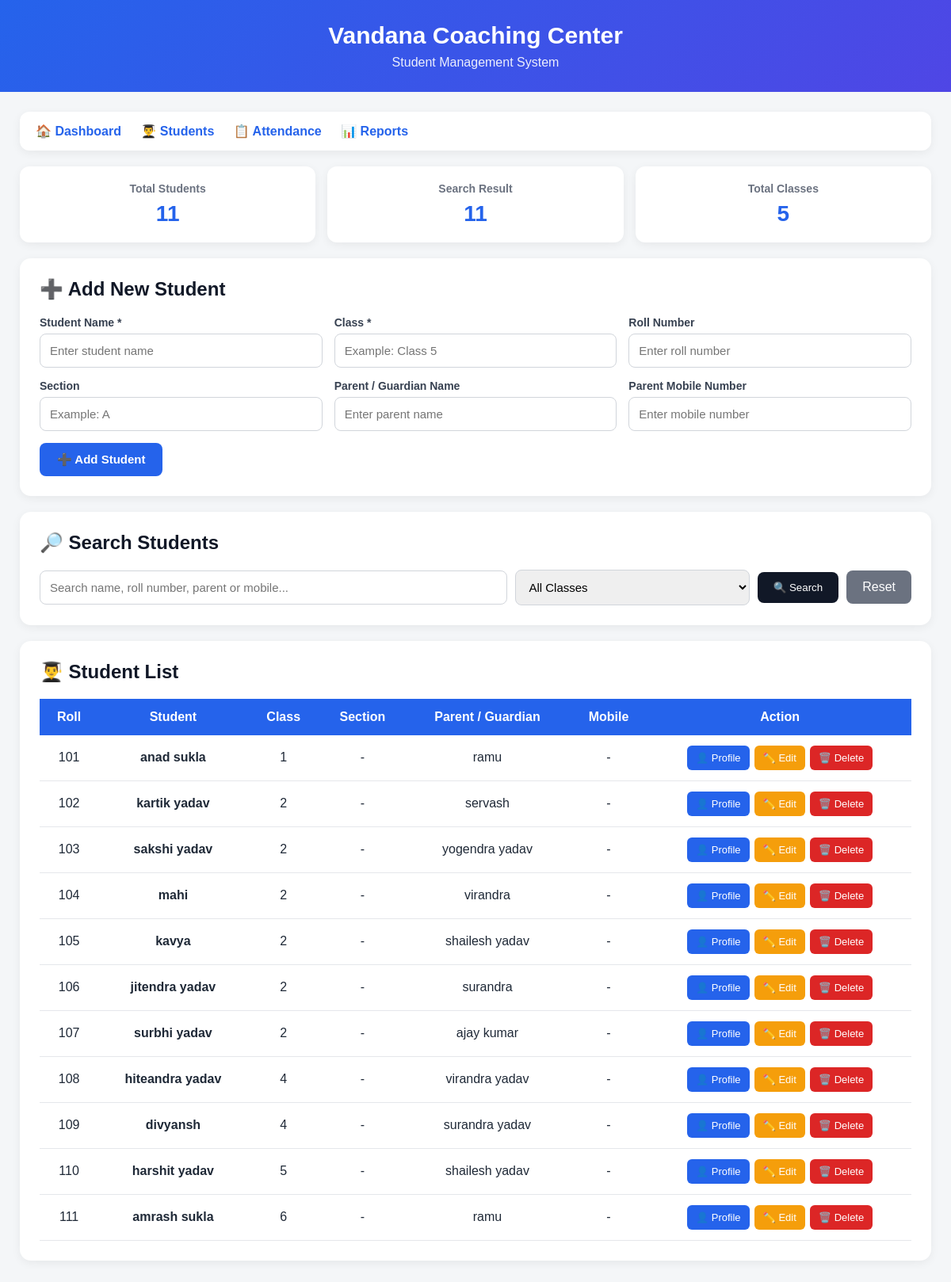
The app's page /students (signed in) with its own data.
### tables this page shows
CREATE TABLE students (
            id INTEGER PRIMARY KEY AUTOINCREMENT,
            name TEXT NOT NULL,
            class_name TEXT NOT NULL,
            roll_number TEXT
        , guardian_name TEXT, guardian_phone TEXT, section TEXT);

### app.py (the view, shortened to what this page needs)
@app.route("/students")
@teacher_or_hod_required
def students():
    search = request.args.get(
        "search",
        ""
    ).strip()
    selected_class = request.args.get(
        "class_name",
        ""
    ).strip()
    conn = get_db_connection()
    query = """
        SELECT *
        FROM students
        WHERE 1=1
    """
    params = []
    query += """
        ORDER BY
            class_name,
            roll_number,
            name
    """
    students_list = conn.execute(
        query,
        params
    ).fetchall()
    classes = conn.execute("""
        SELECT DISTINCT class_name
        FROM students
        ORDER BY class_name
    """).fetchall()
    conn.close()
    return render_template(
        "students.html",
        students=students_list,
        classes=classes,
        search=search,
        selected_class=
            selected_class
    )

### app.py (called while the page is built, shortened)
def get_db_connection():
    conn = sqlite3.connect(DATABASE)
    conn.row_factory = sqlite3.Row
    return conn

def role_required(*allowed_roles):
    def decorator(view_func):
        @wraps(view_func)
        def wrapped_view(*args, **kwargs):
            user_role = session.get("role")
            return view_func(*args, **kwargs)
        return wrapped_view
    return decorator

### templates/students.html (shortened to what this page needs)
<!DOCTYPE html>
<html lang="en">
<head>
</head>
<body>
<div class="header">
    <h1>Vandana Coaching Center</h1>
    <p>Student Management System</p>
</div>
<div class="container">
<div class="nav">
    <a href="/">🏠 Dashboard</a>
    <a href="/students">👨‍🎓 Students</a>
    <a href="/attendance">📋 Attendance</a>
    <a href="/reports">📊 Reports</a>
</div>
<div class="stats">
    <div class="stat-card">
        <h3>Total Students</h3>
        <p>{{ students|length }}</p>
    </div>
    <div class="stat-card">
        <h3>Search Result</h3>
        <p>{{ students|length }}</p>
    </div>
    <div class="stat-card">
        <h3>Total Classes</h3>
        <p>{{ classes|length }}</p>
    </div>
</div>
<div class="card">
    <h2>➕ Add New Student</h2>
    <form
        method="POST"
        action="/add_student"
    >
        <div class="form-grid">
            <div class="field">
                <label>Student Name *</label>
                <input
                    type="text"
                    name="name"
                    placeholder="Enter student name"
                    required
                >
            </div>
            <div class="field">
                <label>Class *</label>
                <input
                    type="text"
                    name="class_name"
                    placeholder="Example: Class 5"
                    required
                >
            </div>
            <div class="field">
                <label>Roll Number</label>
                <input
                    type="text"
                    name="roll_number"
                    placeholder="Enter roll number"
                >
            </div>
            <div class="field">
                <label>Section</label>
                <input
                    type="text"
                    name="section"
                    placeholder="Example: A"
                >
            </div>
            <div class="field">
                <label>Parent / Guardian Name</label>
                <input
                    type="text"
                    name="guardian_name"
                    placeholder="Enter parent name"
                >
            </div>
            <div class="field">
                <label>Parent Mobile Number</label>
                <input
                    type="tel"
                    name="guardian_phone"
                    placeholder="Enter mobile number"
                >
            </div>
        </div>
        <button
            type="submit"
            class="add-button"
        >
            ➕ Add Student
        </button>
    </form>
</div>
<div class="card">
    <h2>🔎 Search Students</h2>
    <form
        method="GET"
        action="/students"
        class="search-form"
    >
        <input
            type="text"
            name="search"
            value="{{ search }}"
            placeholder="Search name, roll number, parent or mobile..."
        >
        <select name="class_name">
            <option value="">
                All Classes
            </option>
        </select>
        <button
            type="submit"
            class="search-button"
        >
            🔍 Search
        </button>
        <a
            href="/students"
            class="reset-button"
        >
            Reset
        </a>
    </form>
</div>
<div class="card">
    <h2>👨‍🎓 Student List</h2>
    <div class="table-wrapper">
        <table>
            <thead>
                <tr>
                    <th>Roll</th>
                    <th>Student</th>
                    <th>Class</th>
                    <th>Section</th>
                    <th>Parent / Guardian</th>
                    <th>Mobile</th>
                    <th>Action</th>
                </tr>
            </thead>
            <tbody>
            {% for student in students %}
                <tr>
                    <td>
                        {{ student['roll_number'] or '-' }}
                    </td>
                    <td>
                        <strong>
                            {{ student['name'] }}
                        </strong>
                    </td>
                    <td>
                        {{ student['class_name'] }}
                    </td>
                    <td>
                        {% if student['section'] %}
                            <span class="badge">
                                {{ student['section'] }}
                            </span>
                        {% else %}
                            -
                        {% endif %}
                    </td>
                    <td>
                        {{ student['guardian_name'] or '-' }}
                    </td>
                    <td>
                        {{ student['guardian_phone'] or '-' }}
                    </td>
                    <td>
                        <div class="action-buttons">
                            <a
                                href="/student_profile/{{ student['id'] }}"
                            >
                                <button
                                    type="button"
                                    class="profile"
                                >
                                    👤 Profile
                                </button>
                            </a>
                            <a
                                href="/edit_student/{{ student['id'] }}"
                            >
                                <button
                                    type="button"
                                    class="edit"
                                >
                                    ✏️ Edit
                                </button>
                            </a>
                            <a
                                href="/delete_student/{{ student['id'] }}"
                                onclick="return confirm('Kya aap is student ko delete karna chahte hain? Iski attendance bhi delete ho jayegi.');"
                            >
                                <button
                                    type="button"
                                    class="delete"
                                >
                                    🗑️ Delete
                                </button>
                            </a>
                        </div>
                    </td>
                </tr>
            {% endfor %}
            </tbody>
        </table>
    </div>
</div>
</div>
</body>
</html>

### templates/students.html (style rules this page uses)
* { box-sizing: border-box; }
body { margin: 0; font-family: Arial, sans-serif; background: #f4f6f8; color: #1f2937; }
.header { background: linear-gradient( 135deg, #2563eb, #4f46e5 ); color: white; padding: 28px 20px; text-align: center; }
.header h1 { margin: 0; font-size: 30px; }
.header p { margin: 8px 0 0; opacity: 0.9; }
.container { max-width: 1200px; margin: auto; padding: 25px; }
.nav { background: white; padding: 15px 20px; border-radius: 12px; margin-bottom: 20px; box-shadow: 0 3px 12px rgba(0,0,0,0.06); }
.nav a { text-decoration: none; color: #2563eb; font-weight: bold; margin-right: 20px; }
.stats { display: grid; grid-template-columns: repeat(3, 1fr); gap: 15px; margin-bottom: 20px; }
.stat-card { background: white; padding: 20px; border-radius: 12px; box-shadow: 0 3px 12px rgba(0,0,0,0.06); text-align: center; }
.stat-card h3 { margin: 0; color: #6b7280; font-size: 14px; }
.stat-card p { margin: 8px 0 0; font-size: 28px; font-weight: bold; color: #2563eb; }
.card { background: white; padding: 25px; border-radius: 14px; margin-bottom: 20px; box-shadow: 0 3px 12px rgba(0,0,0,0.06); }
.card h2 { margin-top: 0; color: #111827; }
.form-grid { display: grid; grid-template-columns: repeat(3, 1fr); gap: 15px; }
.field { display: flex; flex-direction: column; }
.field label { margin-bottom: 6px; font-weight: bold; font-size: 14px; color: #374151; }
input, select { padding: 12px; border: 1px solid #d1d5db; border-radius: 8px; font-size: 15px; outline: none; }
.add-button { margin-top: 15px; padding: 12px 22px; background: #2563eb; color: white; border: none; border-radius: 8px; cursor: pointer; font-weight: bold; font-size: 15px; }
.search-form { display: grid; grid-template-columns: 2fr 1fr auto auto; gap: 10px; align-items: center; }
.search-button { padding: 12px 20px; background: #111827; color: white; border: none; border-radius: 8px; cursor: pointer; }
.reset-button { padding: 12px 20px; background: #6b7280; color: white; border-radius: 8px; text-decoration: none; text-align: center; }
.table-wrapper { overflow-x: auto; }
table { width: 100%; border-collapse: collapse; min-width: 900px; }
th { background: #2563eb; color: white; padding: 14px; text-align: center; }
td { padding: 13px; border-bottom: 1px solid #e5e7eb; text-align: center; }
.action-buttons { display: flex; justify-content: center; gap: 6px; flex-wrap: wrap; }
.action-buttons a { text-decoration: none; }
.action-buttons button { border: none; color: white; padding: 8px 11px; border-radius: 6px; cursor: pointer; font-size: 13px; }
.profile { background: #2563eb; }
.edit { background: #f59e0b; }
.delete { background: #dc2626; }

### records on screen
students: roll_number "101", name "anad sukla", class_name "1", guardian_name "ramu", guardian_phone "-"
students: roll_number "102", name "kartik yadav", class_name "2", guardian_name "servash", guardian_phone "-"
students: roll_number "103", name "sakshi yadav", class_name "2", guardian_name "yogendra yadav", guardian_phone "-"
students: roll_number "104", name "mahi", class_name "2", guardian_name "virandra", guardian_phone "-"
students: roll_number "105", name "kavya", class_name "2", guardian_name "shailesh yadav", guardian_phone "-"
students: roll_number "106", name "jitendra yadav", class_name "2", guardian_name "surandra", guardian_phone "-"
students: roll_number "107", name "surbhi yadav", class_name "2", guardian_name "ajay kumar", guardian_phone "-"
students: roll_number "108", name "hiteandra yadav", class_name "4", guardian_name "virandra yadav", guardian_phone "-"
students: roll_number "109", name "divyansh", class_name "4", guardian_name "surandra yadav", guardian_phone "-"
students: roll_number "110", name "harshit yadav", class_name "5", guardian_name "shailesh yadav", guardian_phone "-"
students: roll_number "111", name "amrash sukla", class_name "6", guardian_name "ramu", guardian_phone "-"

### other values on screen
{{ students|length }} "11"
{{ classes|length }} "5"
